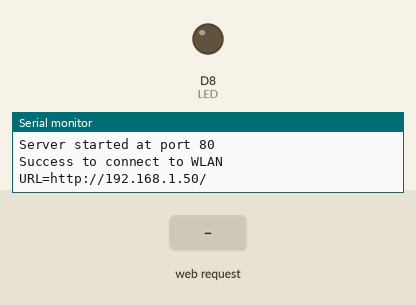
Recording of a sketch running on a simulated ESP8266 (NodeMCU). Parts: output pins drawn as LEDs (lit = HIGH), the last lines printed to the serial monitor. The test bench sets the inputs (shaded band). WiFi joins after 1.5 s; servers stay silent unless stated.

Above: at 2.7 s.
2.8 s: HTTP request GET /LED=ON received
At 3.4 s:
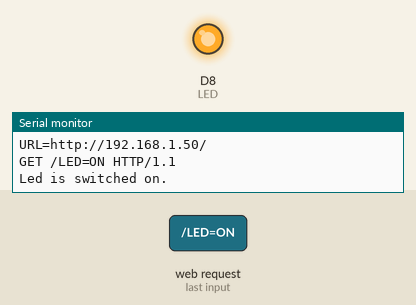
4.3 s: HTTP request GET /LED=OFF received
At 4.6 s:
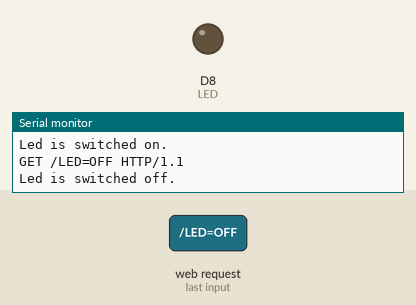
Timing chart, 0 to 7.3 s (numbered marks = the images above; inputs shaded):
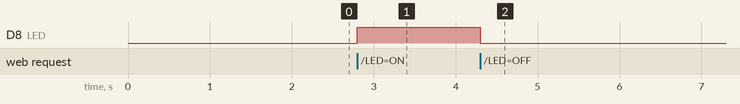

Measured:
- after the input at 2.8 s, D8 (LED): LOW → HIGH at once
- after the input at 4.3 s, D8 (LED): HIGH → LOW at once

The sketch:

nodeMcu_Wifi.ino
```cpp
#include <ESP8266WiFi.h>

const char* ssid = ""; //Hotspot name
const char* password = "";
const int LED = D8;

WiFiServer server(80);

void setup() {
  Serial.begin(9600);
  pinMode(LED,OUTPUT);

  // setup and connect to WiFi
  WiFi.begin(ssid,password);

  Serial.println("Start to Connect to Server");

  //loop while not connected to WiFi
  while(WiFi.status() != WL_CONNECTED){
    delay(500);
    Serial.println("Retry Connection");
  }

  //start the server at port 80
  server.begin();
  Serial.println("Server started at port 80");

  //print out success message
  Serial.printf("Success to connect to WLAN %s\n",ssid);
  Serial.printf("URL=http://%s/\n",WiFi.localIP().toString().c_str());
}

void loop() {
  //check if server is available
  WiFiClient client = server.available();
  if(!client) return;

  //wait until client connected
  while(!client.available()) delay(1);

  //print request message from client
  String request = client.readStringUntil('\r');
  Serial.println(request);
  client.flush();

  //check request
  if(request.indexOf("/LED=ON") != -1){
    Serial.println("Led is switched on.");
    digitalWrite(LED,HIGH);
  }
  else if(request.indexOf("/LED=OFF") != -1){
    Serial.println("Led is switched off.");
    digitalWrite(LED,LOW);
  }
}
```
